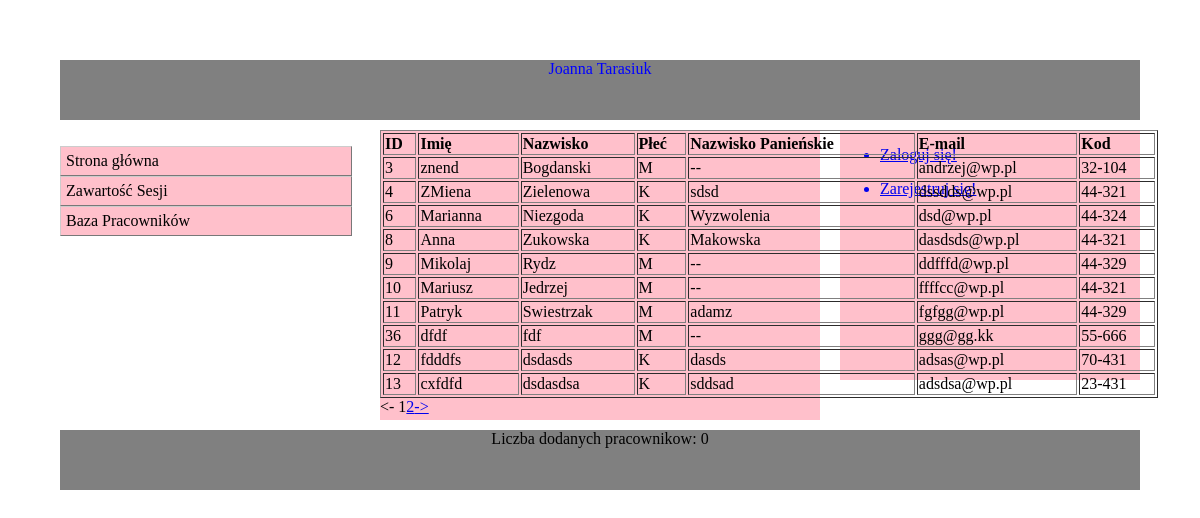
Page /index.php?str=4 on the committed database.
### tables this page shows
CREATE TABLE `formularz` (
  `ID` int(2) NOT NULL,
  `Imie` varchar(20) NOT NULL,
  `Nazwisko` varchar(20) NOT NULL,
  `Plec` varchar(1) NOT NULL,
  `Panienskie` varchar(20) NOT NULL,
  `Email` varchar(20) NOT NULL,
  `Kod` varchar(10) NOT NULL
);

### baza.php (the view, shortened to what this page needs)
<?php
    $szukaj='';
    $id_pol = mysql_connect('mysql.cba.pl', 'asiatarasiuk', 'Iyilik1');
    if($id_pol)
    {
    	$id_baza=mysql_select_db('asiatarasiuk');
		if($id_baza){
			$zapytanie="SELECT count(*) FROM formularz";
			$pomoc=mysql_query($zapytanie);
			$liczba_wyn=mysql_result($pomoc,0);
			$liczba_na_str=10;
			$liczba_str=$liczba_wyn/$liczba_na_str;
			$liczba_str=ceil($liczba_str);
            if(isset($_GET['str']))
                $str=$_GET['str'];
			if(isset($_GET['st']))
				$st=$_GET['st'];
			else
				$st=1;
           	$pomin=($st-1)*$liczba_na_str;
			$zapytanie="SELECT id, imie, nazwisko, plec, panienskie, email, kod FROM formularz LIMIT $pomin, $liczba_na_str";
			$wyniki=mysql_query($zapytanie);
			echo '<table width="778" border="1">';
            if($str==4)
			    echo '<tr><td><b>ID</b></td><td><b>Imię</b></td><td><b>Nazwisko</b></td><td><b>Płeć</b></td><td><b>Nazwisko Panieńskie</b></td><td><b>E-mail</b></td><td><b>Kod</b></td></tr>';
			while($wiersz=mysql_fetch_array($wyniki)){
				echo '<tr>';
                echo '<td>'.$wiersz['id'] .
				'</td><td>'. $wiersz['imie'] .
				'</td><td>'. $wiersz['nazwisko'] .
				'</td><td>'. $wiersz['plec'] .
				'</td><td>'. $wiersz['panienskie'] .
				'</td><td>'. $wiersz['email'] .
				'</td><td>'. $wiersz['kod'] .
				'</td></tr>';
			}
			echo '</table>';
			$linki='';
			if($st>1)
				{$linki=$linki. '<a href="'.$_SERVER['PHP_SELF'].'?szukaj='.$szukaj.'&str='.$str.'&st='.($st-1).'"><-</a>';}
			else
				{$linki=$linki.'<- </b></center>';}
			for($i=1;$i<=$liczba_str;$i++){
				if($st==$i)
					{$linki=$linki.''.$i;}
				else
					{$linki=$linki. '<a href="'.$_SERVER['PHP_SELF'].'?szukaj='.$szukaj.'&str='.$str.'&st='.$i.'">'.$i.'</a></b></center>';}
			}
			if($st<$liczba_str)
				{$linki=$linki. '<a href="'.$_SERVER['PHP_SELF'].'?szukaj='.$szukaj.'&str='.$str.'&st='.($st+1).'">-></a></center>';}
			else
				$linki=$linki.'   -></b>';
			echo $linki;
		}
        else{
            echo 'Baza nie istnieje';
        }
	}
    else{
        echo 'Problem z połączeniem';
    }
 ?>

### index.php (shortened to what this page needs)
<!DOCTYPE HTML>
<html>
	<head>
		<link rel="stylesheet" href="style.css" type="text/css"/>
	</head>
	<body>
		<div id="zewnetrzny">
			<div id="nagory">Joanna Tarasiuk</div>
			<div id="tr">
			<div id="lewy">
				<ul id="l">
					<li><a href="index.php?str=1">Strona główna</a></li>
                    <?php
                        echo '<li><a href="index.php?str=3">Zawartość Sesji</a></li>';
                        echo ' <li><a href="index.php?str=4">Baza Pracowników</a></li>';
                    ?>
				</ul>
			</div>
			<div id="prawy">
                <?php if(!empty($_SESSION['login']))
                        echo '<li><a href="index.php?str=9"><ul><li>Wyloguj się!</ul></li></a></li>';
                    else
                        echo '<li><a href="index.php?str=9"><ul><li>Zaloguj się!</ul></li></a></li>';
                ?>
					<li><a href="index.php?str=10"><ul><li>Zarejestruj się!</ul></li></a></li>
			</div>
			<div id="srodkowy">
				<?php
if(isset($_GET['str']))
{
$strona=$_GET['str'];
if($strona=='2')
include('form.php');
elseif($strona==3)
include('sesja.php');
elseif($strona==4)
include('baza.php');
elseif($strona==5)
include('wyniki.php');
elseif($strona==6)
include('baza.php');
elseif($strona==7)
include('baza.php');
elseif($strona==8)
include('usun.php');
elseif($strona==9)
include('loguj.php');
elseif($strona==10)
include('zarejestruj.php');
else
echo 'To jest moja strona główna.';
}
else echo 'To jest moja strona główna.';
 ?>
			</div>
			</div>
			<div id='nadole'><?php
					echo "Liczba dodanych pracownikow: ";
					echo count($_SESSION['pracownik']);
				?>
			</div>
		</div>
	</body>
</html>

### style.css (style rules this page uses)
ul#l { position:absolute; list-style: none; padding: 0px }
#l a { display: block; background-color: pink; color: black; text-decoration: none; border: 1px outset #ccc; width:280px; padding: 5px }
div#tr { height:400px; }
div#zewnetrzny { position: absolute; left: 30px; right: 30px; top: 30px; height: 500px; background-color: withe; min-width: 1000px; }
div#nagory { color:blue; background-color: grey; text-align: center; position: absolute; top: 30px; left: 30px; right: 30px; height:60px; }
div#prawy { background-color: pink; color: black; list-style: none; height:250px; right: 30px; width: 300px; top: 100px; position:absolute; }
div#srodkowy { background-color: pink; margin-bottom:10px; height:290px; position:absolute; left:350px; right:350px; top: 100px; min-width: 250px; }
div#lewy { position:absolute; top: 100px; left: 30px; hight: 350px; width: 300px; }
div#nadole { background-color: grey; text-align: center; position: absolute; left: 30px; right: 30px; botton: 30px; height:60px; }

### rows in the picture
formularz: ID "3", Imie "znend", Nazwisko "Bogdanski", Plec "M", Panienskie "--", Email "andrzej@wp.pl", Kod "32-104"
formularz: ID "4", Imie "ZMiena", Nazwisko "Zielenowa", Plec "K", Panienskie "sdsd", Email "dssdds@wp.pl", Kod "44-321"
formularz: ID "6", Imie "Marianna", Nazwisko "Niezgoda", Plec "K", Panienskie "Wyzwolenia", Email "dsd@wp.pl", Kod "44-324"
formularz: ID "8", Imie "Anna", Nazwisko "Zukowska", Plec "K", Panienskie "Makowska", Email "dasdsds@wp.pl", Kod "44-321"
formularz: ID "9", Imie "Mikolaj", Nazwisko "Rydz", Plec "M", Panienskie "--", Email "ddfffd@wp.pl", Kod "44-329"
formularz: ID "10", Imie "Mariusz", Nazwisko "Jedrzej", Plec "M", Panienskie "--", Email "ffffcc@wp.pl", Kod "44-321"
formularz: ID "11", Imie "Patryk", Nazwisko "Swiestrzak", Plec "M", Panienskie "adamz", Email "fgfgg@wp.pl", Kod "44-329"
formularz: ID "36", Imie "dfdf", Nazwisko "fdf", Plec "M", Panienskie "--", Email "ggg@gg.kk", Kod "55-666"
formularz: ID "12", Imie "fdddfs", Nazwisko "dsdasds", Plec "K", Panienskie "dasds", Email "adsas@wp.pl", Kod "70-431"
formularz: ID "13", Imie "cxfdfd", Nazwisko "dsdasdsa", Plec "K", Panienskie "sddsad", Email "adsdsa@wp.pl", Kod "23-431"

### other values in the picture
$linki "1"
count($_SESSION['pracownik']) "0"
